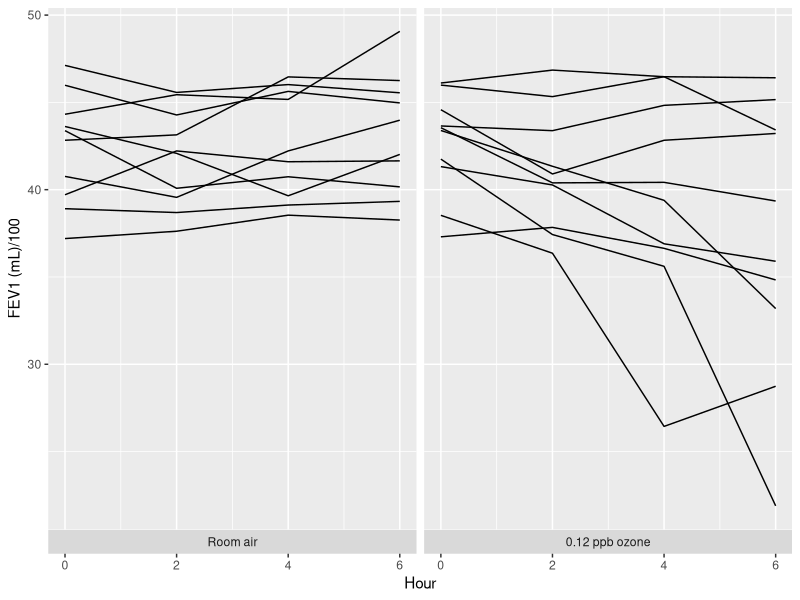
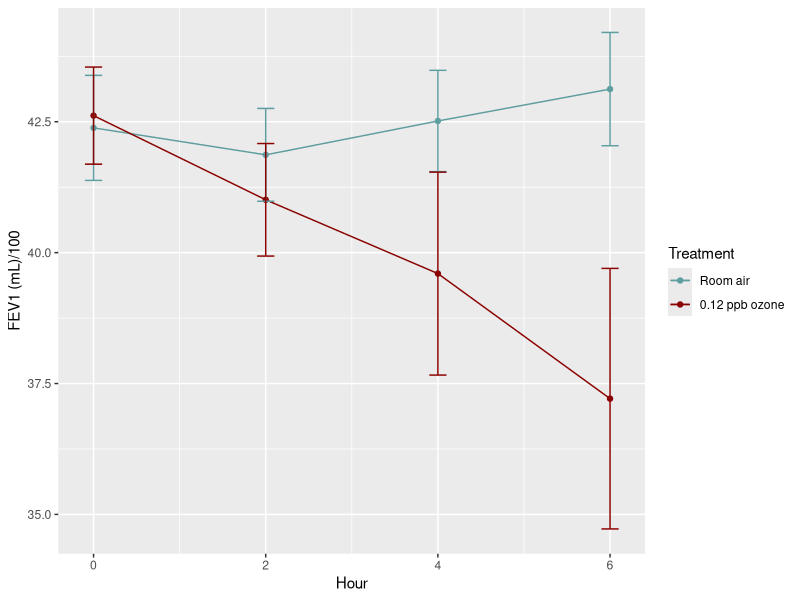

Reproduce these figures in R, in order. (Note: this script raises an error after producing the figures.)
## ---- chunk 1
knitr::opts_chunk$set(echo = FALSE, dev = "pdf")
library("ggplot2")
library("nlme")
library("dplyr")
library("car")
## ---- chunk 2
ozone.long <- read.csv(file = "data/ozone0246.csv", header = FALSE)
colnames(ozone.long) <- c("subject", "hour", "group", "FEV1")
ozone.long$cat.hour <- as.factor(ozone.long$hour)
## ---- chunk 3
# Vector for labeling facets
group_labels <- c("0" = "Room air", "1" = "0.12 ppb ozone")

# Plot responses over time, faceting by group
time.plot <- ggplot(data = ozone.long, mapping = aes(x = hour, y = FEV1, group = subject)) +
  geom_line() +
  ylab(label = "FEV1 (mL)/100") +
  xlab(label = "Hour") +
  facet_grid(~ group, switch = "x", labeller = labeller(group = group_labels))
time.plot
## ---- chunk 4
# Extract mean, sd, and counts
desc.stats <- ozone.long %>% 
  group_by(group, hour) %>% 
  summarize(mean = mean(FEV1), sd = sd(FEV1), count = n())

# Convert to a df and calculate SE
desc.stats <- data.frame(desc.stats)
desc.stats$group <- as.factor(desc.stats$group)
desc.stats$se <- desc.stats$sd / sqrt(desc.stats$count)


# Plot both control and treatment group means
means.plot <- ggplot(data = desc.stats, mapping = aes(x = hour, y = mean, color = group, group = group)) +
  geom_point() +
  geom_line() +
  geom_errorbar(data = desc.stats, mapping = aes(x = hour, ymin = (mean - se), ymax = (mean + se)), width = 0.2) +
  scale_color_manual(name = "Treatment", values = c("cadetblue", "darkred"), labels = group_labels) +
  ylab(label = "FEV1 (mL)/100") +
  xlab(label = "Hour")
means.plot
## ---- chunk 5
# Build gls unstructured variance model
unstructured.model <- gls(FEV1 ~ group + cat.hour + group * cat.hour,
                     data = ozone.long,
                     correlation = corSymm(form = ~1|subject),
                     weights = varIdent(form = ~1|cat.hour),
                     method = "REML")

unstructured.summary <- summary(unstructured.model)

# Build storage object for subsequent model comparison
var.models <- data.frame(model.name = c("Unstructured", "Compound Symmetric", "Heterogeneous Compound Symmetric", 
                                         "First-order Autoregressive", "Heterogeneous first-order Autoregressive"),
                         model.code = c("un", "cs", "hcs", "ar", "har"),
                         num.params = NA,
                         lnl = NA,
                         aic = NA)
rownames(var.models) <- var.models$model.code
var.models["un", "num.params"] <- (nlevels(ozone.long$cat.hour)*(nlevels(ozone.long$cat.hour) + 1)) / 2
var.models["un", "lnl"] <- unstructured.summary$logLik[1]
var.models["un", "aic"] <- unstructured.summary$AIC[1]
## ---- chunk 6
cs.model <- gls(FEV1 ~ group + cat.hour + group * cat.hour,
                     data = ozone.long,
                     correlation = corCompSymm(form = ~1|subject),
                     weights = varIdent(form = ~1),
                     method = "REML")

cs.summary <- summary(cs.model)
var.models["cs", "num.params"] <- 2
var.models["cs", "lnl"] <- cs.summary$logLik[1]
var.models["cs", "aic"] <- cs.summary$AIC[1]
## ---- chunk 7
hcs.model <- gls(FEV1 ~ group + cat.hour + group * cat.hour,
                     data = ozone.long,
                     correlation = corCompSymm(form = ~1|subject),
                     weights = varIdent(form = ~1|cat.hour),
                     method = "REML")

hcs.summary <- summary(hcs.model)
var.models["hcs", "num.params"] <- nlevels(ozone.long$cat.hour) + 1
var.models["hcs", "lnl"] <- hcs.summary$logLik[1]
var.models["hcs", "aic"] <- hcs.summary$AIC[1]
## ---- chunk 8
ar.model <- gls(FEV1 ~ group + cat.hour + group * cat.hour,
                     data = ozone.long,
                     correlation = corAR1(form = ~1|subject),
                     weights = varIdent(form = ~1),
                     method = "REML")

ar.summary <- summary(ar.model)
var.models["ar", "num.params"] <- 2
var.models["ar", "lnl"] <- ar.summary$logLik[1]
var.models["ar", "aic"] <- ar.summary$AIC[1]
## ---- chunk 9
har.model <- gls(FEV1 ~ group + cat.hour + group * cat.hour,
                     data = ozone.long,
                     correlation = corAR1(form = ~1|subject),
                     weights = varIdent(form = ~1|cat.hour),
                     method = "REML")

har.summary <- summary(har.model)
var.models["har", "num.params"] <- nlevels(ozone.long$cat.hour) + 1
var.models["har", "lnl"] <- har.summary$logLik[1]
var.models["har", "aic"] <- har.summary$AIC[1]
## ---- chunk 10
har.covar <- getVarCov(obj = har.model)
har.covar <- round(har.covar, 3)
## ---- chunk 11
har.ml.model <- gls(FEV1 ~ group + cat.hour + group * cat.hour,
                    data = ozone.long,
                    correlation = corAR1(form = ~1|subject),
                    weights = varIdent(form = ~1|cat.hour),
                    method = "ML")

har.ml.summary <- summary(har.ml.model)
har.ml.anova <- Anova(har.ml.model)
coincide.chisq <- round(sum(har.ml.anova$Chisq[c(1, 3)]), 3)
coincide.df <- sum(har.ml.anova$Df[c(1, 3)])
coincide.p <- round(pchisq(q = sum(har.ml.anova$Chisq[c(1, 3)]), df = sum(har.ml.anova$Df[c(1, 3)]), lower.tail = FALSE), 3)
coincide.text <- "do"
if (coincide.p >= 0.05) {
  coincide.text <- "do not"
}
parallel.chisq <- round(har.ml.anova$Chisq[3], 3)
parallel.df <- har.ml.anova$Df[3]
parallel.p <- har.ml.anova$`Pr(>Chisq)`[3]
parallel.text <- "do"
if (parallel.p >= 0.05) {
  parallel.text <- "do not"
}
## ---- chunk 12
cont.time.model <- gls(FEV1 ~ group + hour + group * hour,
                    data = ozone.long,
                    correlation = corAR1(form = ~1|subject),
                    weights = varIdent(form = ~1|hour),
                    method = "ML")
cont.time.summary <- summary(cont.time.model)
coeffs.95CI <- round(confint(object = cont.time.model), 3)
